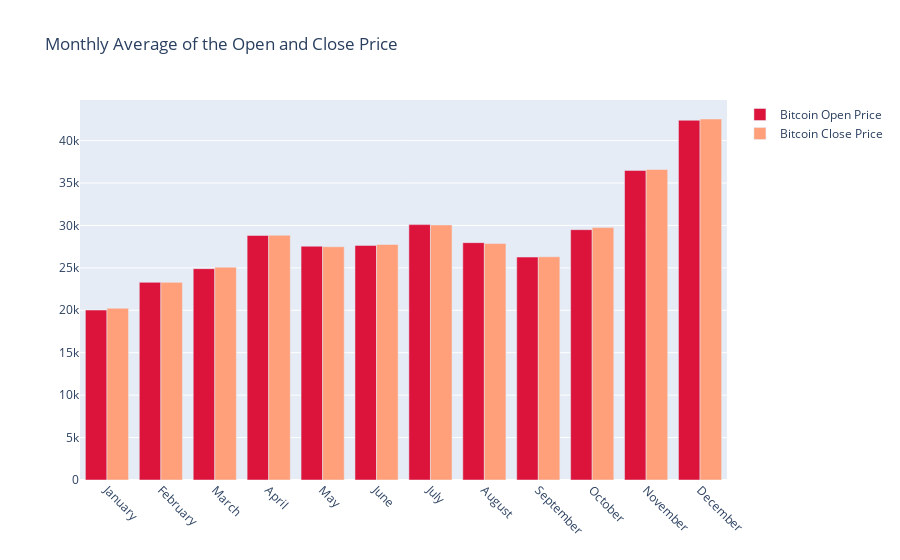

The cell this chart's notebook holds for it:
### Code cell
#Chart showing the monthly average of the open price and close price
fig= go.Figure()

fig.add_trace(go.Bar(
    x=bt_2013_monthly.index,
    y=bt_2013_monthly['Open'],
    name= "Bitcoin Open Price",
    marker_color= 'crimson'
))
fig.add_trace(go.Bar(
    x=bt_2013_monthly.index,
    y=bt_2013_monthly['Price'],
    name= 'Bitcoin Close Price',
    marker_color= 'lightsalmon'
))

fig.update_layout(barmode='group', xaxis_tickangle=45,
                  title= 'Monthly Average of the Open and Close Price')

fig.show()

### Figure 1 — Plotly figure (JSON) as saved in the notebook; plotly's stock layout.template omitted (floating-point values rounded to 4 significant figures)
{"data": [{"marker": {"color": "crimson"}, "name": "Bitcoin Open Price", "type": "bar", "x": ["January", "February", "March", "April", "May", "June", "July", "August", "September", "October", "November", "December"], "y": [20030.0, 23290.0, 24910.0, 28820.0, 27550.0, 27650.0, 30100.0, 27970.0, 26270.0, 29500.0, 36490.0, 42400.0]}, {"marker": {"color": "lightsalmon"}, "name": "Bitcoin Close Price", "type": "bar", "x": ["January", "February", "March", "April", "May", "June", "July", "August", "September", "October", "November", "December"], "y": [20240.0, 23290.0, 25080.0, 28840.0, 27490.0, 27760.0, 30060.0, 27870.0, 26310.0, 29750.0, 36590.0, 42540.0]}], "layout": {"barmode": "group", "title": {"text": "Monthly Average of the Open and Close Price"}, "xaxis": {"tickangle": 45}}}
